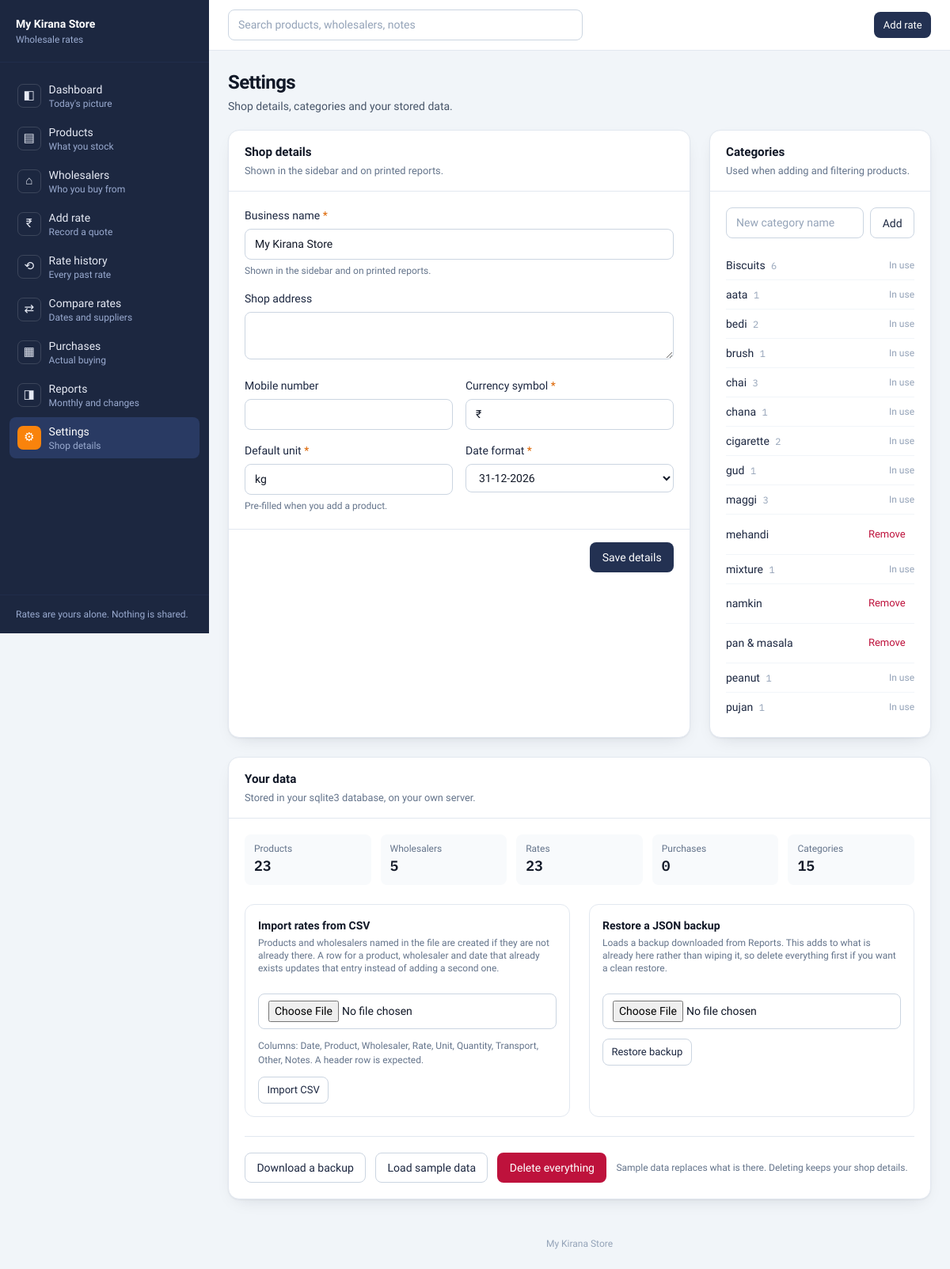
/settings/, run on the app's committed database.
### manager/models.py (models this page shows, shortened)
class ShopSettings(models.Model):
    class DateFormat(models.TextChoices):
        DAY_FIRST_DASH = "dd-MM-yyyy", "31-12-2026"
        ISO = "yyyy-MM-dd", "2026-12-31"
        DAY_FIRST_SLASH = "dd/MM/yyyy", "31/12/2026"
    singleton_id = models.PositiveSmallIntegerField(primary_key=True, default=1, editable=False)
    business_name = models.CharField(max_length=120, default="My Kirana Store")
    shop_address = models.TextField(blank=True)
    mobile = models.CharField(max_length=20, blank=True)
    currency = models.CharField(max_length=8, default="INR")
    currency_symbol = models.CharField(max_length=4, default="₹")
    default_unit = models.CharField(max_length=16, default="kg")
    date_format = models.CharField(
        max_length=12, choices=DateFormat.choices, default=DateFormat.DAY_FIRST_DASH
    )
    updated_at = models.DateTimeField(auto_now=True)
    class Meta:
        verbose_name = "shop settings"
        verbose_name_plural = "shop settings"
        constraints = [
            models.CheckConstraint(
                condition=Q(singleton_id=1), name="shop_settings_single_row"
            )
        ]
    @classmethod
    def load(cls) -> "ShopSettings":
        obj, _ = cls.objects.get_or_create(singleton_id=1)
        return obj

class TimestampedModel(models.Model):
    created_at = models.DateTimeField(default=timezone.now, editable=False)
    updated_at = models.DateTimeField(auto_now=True)
    class Meta:
        abstract = True

class Category(TimestampedModel):
    name = models.CharField(max_length=80, unique=True)
    class Meta:
        ordering = ["name"]
        verbose_name_plural = "categories"

### manager/views.py (the view, shortened to what this page needs)
# urls.py: path("settings/", views.shop_settings, name="settings"),
@guard
def shop_settings(request):
    settings_obj = ShopSettings.load()
    form = ShopSettingsForm(instance=settings_obj)
    category_form = CategoryForm()
    import_form = ImportRatesForm()
    categories = Category.objects.all()
    category_usage = {
        row["category"]: row["total"]
        for row in Product.objects.values("category").annotate(total=Count("id"))
    }
    context = {
        "page_title": "Settings",
        "form": form,
        "category_form": category_form,
        "import_form": import_form,
        "categories": [
            {"object": category, "used_by": category_usage.get(category.name, 0)}
            for category in categories
        ],
        "counts": {
            "products": Product.objects.count(),
            "wholesalers": Wholesaler.objects.count(),
            "rates": Rate.objects.count(),
            "purchases": Purchase.objects.count(),
            "categories": categories.count(),
        },
        "database": django_settings.DATABASES["default"]["ENGINE"].rsplit(".", 1)[-1],
    }
    return render(request, "manager/settings.html", context)

### manager/templates/manager/settings.html (shortened to what this page needs)
{% extends "manager/base.html" %}
{% load kirana %}
{% block content %}
<div class="mb-5">
  <h1 class="text-xl font-semibold tracking-tight text-ink-950 sm:text-2xl">Settings</h1>
  <p class="mt-1 max-w-2xl text-sm text-slate-600">
    Shop details, categories and your stored data.
  </p>
</div>
<div class="grid gap-6 lg:grid-cols-3">
  <form method="post" class="card lg:col-span-2">
    <div class="card-header">
      <div>
        <h2 class="card-title">Shop details</h2>
        <p class="card-description">Shown in the sidebar and on printed reports.</p>
      </div>
    </div>
    <div class="card-body space-y-4">
      {% include "manager/partials/_field.html" with field=form.business_name %}
      {% include "manager/partials/_field.html" with field=form.shop_address %}
      <div class="grid gap-4 sm:grid-cols-2">
        {% include "manager/partials/_field.html" with field=form.mobile %}
        {% include "manager/partials/_field.html" with field=form.currency_symbol %}
      </div>
      <div class="grid gap-4 sm:grid-cols-2">
        {% include "manager/partials/_field.html" with field=form.default_unit %}
        {% include "manager/partials/_field.html" with field=form.date_format %}
      </div>
    </div>
    <div class="flex items-center justify-end gap-2 border-t border-slate-200 px-5 py-4">
      <button type="submit" class="btn btn-primary">Save details</button>
    </div>
  </form>
  <section class="card h-fit">
    <div class="card-header">
      <div>
        <h2 class="card-title">Categories</h2>
        <p class="card-description">Used when adding and filtering products.</p>
      </div>
    </div>
    <div class="card-body">
      <form method="post" class="flex gap-2">
        {{ category_form.name }}
        <button type="submit" class="btn btn-secondary shrink-0">Add</button>
      </form>
      {% if categories %}
        <ul class="mt-4 divide-y divide-slate-100">
          {% for row in categories %}
            <li class="flex items-center justify-between gap-2 py-2 text-sm">
              <span class="min-w-0 truncate text-ink-900">
                {{ row.object.name }}
                {% if row.used_by %}
                  <span class="num ml-1 text-xs text-slate-400">{{ row.used_by }}</span>
                {% endif %}
              </span>
              {% if row.used_by %}
                <span class="shrink-0 text-xs text-slate-400" title="Used by a product">In use</span>
              {% else %}
                <form method="post" action="{% url 'category_delete' row.object.pk %}" class="shrink-0">
                  <button type="submit" class="btn btn-ghost btn-sm text-rose-700"
                          aria-label="Remove {{ row.object.name }}">Remove</button>
                </form>
              {% endif %}
            </li>
          {% endfor %}
        </ul>
      {% else %}
        <p class="mt-4 text-sm text-slate-500">
          Nothing yet. Categories are also saved automatically whenever you type
          one into a product.
        </p>
      {% endif %}
    </div>
  </section>
</div>
<section class="card mt-6">
  <div class="card-header">
    <div>
      <h2 class="card-title">Your data</h2>
      <p class="card-description">
        Stored in your {{ database }} database, on your own server.
      </p>
    </div>
  </div>
  <div class="card-body space-y-6">
    <dl class="grid grid-cols-2 gap-3 sm:grid-cols-5">
      <div class="rounded-lg bg-slate-50 px-3 py-2.5">
        <dt class="text-xs text-slate-500">Products</dt>
        <dd class="num text-lg font-semibold text-ink-950">{{ counts.products }}</dd>
      </div>
      <div class="rounded-lg bg-slate-50 px-3 py-2.5">
        <dt class="text-xs text-slate-500">Wholesalers</dt>
        <dd class="num text-lg font-semibold text-ink-950">{{ counts.wholesalers }}</dd>
      </div>
      <div class="rounded-lg bg-slate-50 px-3 py-2.5">
        <dt class="text-xs text-slate-500">Rates</dt>
        <dd class="num text-lg font-semibold text-ink-950">{{ counts.rates }}</dd>
      </div>
      <div class="rounded-lg bg-slate-50 px-3 py-2.5">
        <dt class="text-xs text-slate-500">Purchases</dt>
        <dd class="num text-lg font-semibold text-ink-950">{{ counts.purchases }}</dd>
      </div>
      <div class="rounded-lg bg-slate-50 px-3 py-2.5">
        <dt class="text-xs text-slate-500">Categories</dt>
        <dd class="num text-lg font-semibold text-ink-950">{{ counts.categories }}</dd>
      </div>
    </dl>
    <div class="grid gap-6 lg:grid-cols-2">
      <div class="rounded-xl border border-slate-200 p-4">
        <h3 class="text-sm font-semibold text-ink-950">Import rates from CSV</h3>
        <p class="mt-1 text-xs text-slate-500">
          Products and wholesalers named in the file are created if they are not
          already there. A row for a product, wholesaler and date that already
          exists updates that entry instead of adding a second one.
        </p>
        <form method="post" enctype="multipart/form-data" class="mt-3 space-y-3">
          {{ import_form.file }}
          <p class="field-help">{{ import_form.file.help_text }}</p>
          <button type="submit" class="btn btn-secondary btn-sm">Import CSV</button>
        </form>
      </div>
      <div class="rounded-xl border border-slate-200 p-4">
        <h3 class="text-sm font-semibold text-ink-950">Restore a JSON backup</h3>
        <p class="mt-1 text-xs text-slate-500">
          Loads a backup downloaded from Reports. This adds to what is already
          here rather than wiping it, so delete everything first if you want a
          clean restore.
        </p>
        <form method="post" enctype="multipart/form-data" class="mt-3 space-y-3">
          <input type="file" name="file" accept=".json,application/json" class="field-control" required>
          <button type="submit" class="btn btn-secondary btn-sm">Restore backup</button>
        </form>
      </div>
    </div>
    <div class="flex flex-wrap items-center gap-3 border-t border-slate-200 pt-5">
      <a href="{% url 'export_backup' %}" class="btn btn-secondary">Download a backup</a>
      <a href="{% url 'load_sample_data' %}" class="btn btn-secondary">Load sample data</a>
      <a href="{% url 'reset_data' %}" class="btn btn-danger">Delete everything</a>
      <p class="text-xs text-slate-500">
        Sample data replaces what is there. Deleting keeps your shop details.
      </p>
    </div>
  </div>
</section>
{% endblock %}

### manager/templates/manager/base.html (shortened to what this page needs)
{% load static kirana %}<!DOCTYPE html>
<html lang="en">
<head>
  <script src="https://cdn.tailwindcss.com"></script>
  <link rel="stylesheet" href="{% static 'manager/app.css' %}">
</head>
<body class="min-h-screen bg-slate-100 font-sans text-ink-950 antialiased">
<div class="flex min-h-screen">
  <aside id="sidebar" class="no-print sidebar" data-open="false">
    <div class="flex h-full flex-col">
      <div class="border-b border-ink-800/60 px-5 py-5">
        <p class="text-sm font-semibold text-white">{{ settings_obj.business_name }}</p>
        <p class="mt-0.5 text-xs text-ink-300">
          {% if settings_obj.mobile %}{{ settings_obj.mobile }}{% else %}Wholesale rates{% endif %}
        </p>
      </div>
      <nav class="flex-1 overflow-y-auto px-3 py-4" aria-label="Main">
        <ul class="space-y-0.5">
          {% for item in nav_items %}
            {% url item.url as item_url %}
            <li>
              <a href="{{ item_url }}"
                 class="nav-link{% if request.path == item_url %} nav-link-active{% endif %}"
                 {% if request.path == item_url %}aria-current="page"{% endif %}>
                <span class="nav-glyph" aria-hidden="true">{{ item.glyph }}</span>
                <span class="min-w-0">
                  <span class="block truncate text-sm font-medium">{{ item.label }}</span>
                  <span class="block truncate text-xs text-ink-300">{{ item.description }}</span>
                </span>
              </a>
            </li>
          {% endfor %}
        </ul>
      </nav>
      <div class="border-t border-ink-800/60 px-5 py-4 text-xs text-ink-300">
        <p>Rates are yours alone. Nothing is shared.</p>
      </div>
    </div>
  </aside>
  <div class="flex min-w-0 flex-1 flex-col">
    <header class="no-print sticky top-0 z-20 border-b border-slate-200 bg-white/95 backdrop-blur">
      <div class="flex items-center gap-3 px-4 py-3 sm:px-6">
        <form action="{% url 'search' %}" method="get" class="min-w-0 flex-1" role="search">
          <input type="search" id="global-search" name="q" value="{{ query|default:'' }}"
                 placeholder="Search products, wholesalers, notes"
                 class="field-control max-w-md" autocomplete="off">
        </form>
        <a href="{% url 'add_rate' %}" class="btn btn-primary btn-sm shrink-0">
          Add rate
        </a>
      </div>
    </header>
    <main id="main" class="flex-1 px-4 py-5 sm:px-6 sm:py-6">
      <div class="mx-auto max-w-6xl">
        {% block content %}{% endblock %}
      </div>
    </main>
    <footer class="no-print px-4 py-6 text-center text-xs text-slate-400 sm:px-6">
      {{ settings_obj.business_name }}
    </footer>
  </div>
</div>
</body>
</html>

### manager/templates/manager/partials/_field.html (shortened to what this page needs)
<div class="{{ wrapper_class|default:'' }}">
  <label class="field-label" for="{{ field.id_for_label }}">
    {{ field.label }}
    {% if field.field.required %}<span class="field-required" aria-hidden="true">*</span>{% endif %}
  </label>
  {{ field }}
  {% if field.help_text %}<p class="field-help">{{ field.help_text }}</p>{% endif %}
</div>

### data on the page
ShopSettings: business_name "My Kirana Store", currency_symbol "₹", default_unit "kg", date_format "31-12-2026"
Category: object.name "Biscuits", used_by "6", shows "In use"
Category: object.name "aata", used_by "1", shows "In use"
Category: object.name "bedi", used_by "2", shows "In use"
Category: object.name "brush", used_by "1", shows "In use"
Category: object.name "chai", used_by "3", shows "In use"
Category: object.name "chana", used_by "1", shows "In use"
Category: object.name "cigarette", used_by "2", shows "In use"
Category: object.name "gud", used_by "1", shows "In use"
Category: object.name "maggi", used_by "3", shows "In use"
Category: object.name "mehandi"
Category: object.name "mixture", used_by "1", shows "In use"
Category: object.name "namkin"
Category: object.name "pan & masala"
Category: object.name "peanut", used_by "1", shows "In use"
Category: object.name "pujan", used_by "1", shows "In use"

### other printed values
{{ item.glyph }} "◧" "▤" "⌂" "₹" "⟲" "⇄" "▦" "◨" "⚙"
{{ item.label }} "Dashboard" "Products" "Wholesalers" "Add rate" "Rate history" "Compare rates" "Purchases" "Reports" "Settings"
{{ item.description }} "Today's picture" "What you stock" "Who you buy from" "Record a quote" "Every past rate" "Dates and suppliers" "Actual buying" "Monthly and changes" "Shop details"
{{ field.label }} "Business name Shop address Mobile number Currency symbol Default unit Date format"
{{ field.help_text }} "Shown in the sidebar and on printed reports. Pre-filled when you add a product."
{{ database }} "sqlite3"
{{ counts.products }} "23"
{{ counts.wholesalers }} "5"
{{ counts.rates }} "23"
{{ counts.purchases }} "0"
{{ counts.categories }} "15"
{{ import_form.file.help_text }} "Columns: Date, Product, Wholesaler, Rate, Unit, Quantity, Transport, Other, Notes. A header row is expected."
